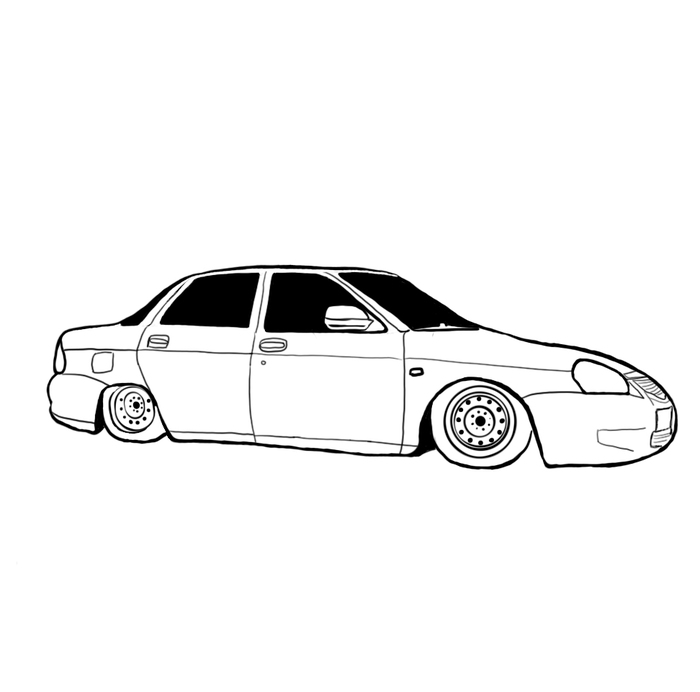
#> input picture reels/perekupy/kit/img/priora/source_lineart.jpg, 700 x 692 px; the run also reads 1 picture not shown here
$ python recolor.py
#> lines starting #> are read from the running program, lines starting #| are printed output that depends on the picture; after the words box and inside, x2 and y2 are one past the last pixel; in counts of white or black regions, pixels touching at a corner belong together
# python recolor.py — линейный рисунок Приоры (source_lineart.jpg, присланный владельцем) → цветные PNG с прозрачным фоном:
# black (пацанская: чёрный глянец, тонировка, наклейка на стекле задней двери), white, yellow (такси), patch (собрана из трёх).
from PIL import Image, ImageFilter
import numpy as np
from scipy import ndimage as nd

S = 2                                   # рисуем в 2× — линии глаже
src = Image.open("source_lineart.jpg").convert("L").resize((700 * S, 692 * S), Image.LANCZOS)
a = np.array(src)
line = a < 150
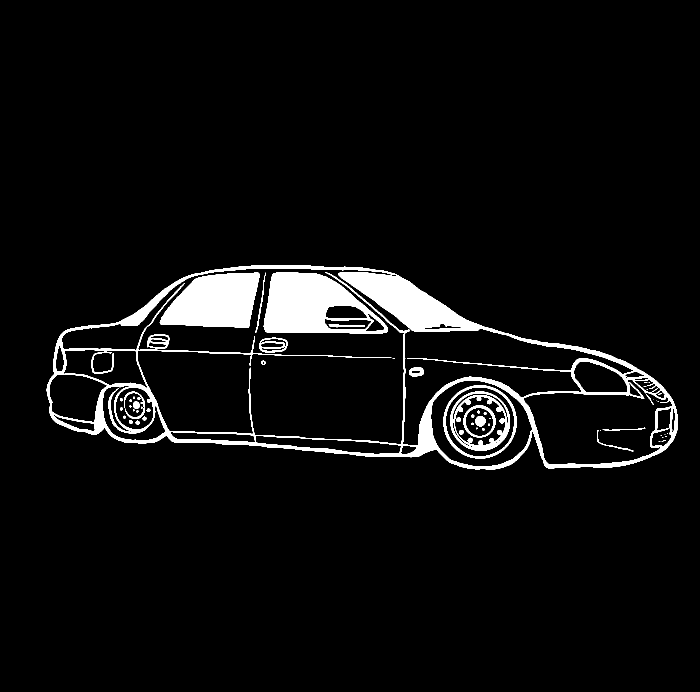
#> line: shape (1384, 1400) bool (shown at 1/2 size); 5.2% white; 61 white regions (26 under 20 px), largest, box (x1, y1, x2, y2) and area: (93, 530, 1356, 940) 53974, (527, 545, 776, 668) 18527, (319, 545, 520, 656) 16339
lab, n = nd.label(~line)
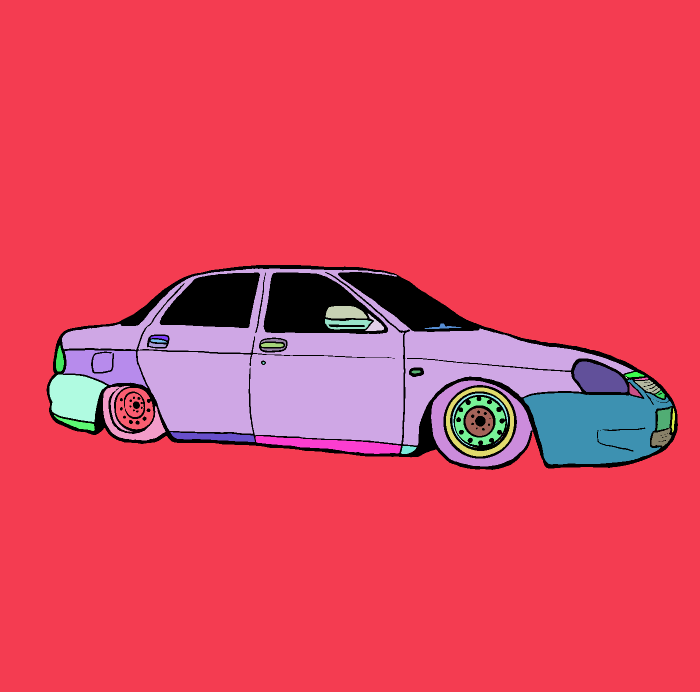
#> lab: shape (1384, 1400) int32 (shown at 1/2 size); 58 distinct labels, from 0 to 57; one colour per label, 0 black
#> n = 57
bg = lab == lab[0, 0]
#> bg: shape (1384, 1400) bool; 81.5% white; 1 black region, box (x1, y1, x2, y2) and area: (93, 530, 1356, 940) 358226
car = ~bg
# толстые тёмные массивы — стёкла, тонкие — линии кузова
core = nd.distance_transform_edt(line) > 3.2 * S / 2
#> core: shape (1384, 1400) bool; 2.6% white; 160 white regions (125 under 20 px), largest, box (x1, y1, x2, y2) and area: (530, 548, 761, 665) 15201, (323, 548, 517, 653) 14731, (680, 547, 961, 660) 12327
glass = nd.binary_dilation(core, iterations=3 * S) & line
#> glass: shape (1384, 1400) bool; 3.8% white; 56 white regions (1 under 20 px), largest, box (x1, y1, x2, y2) and area: (527, 545, 766, 668) 17710, (319, 545, 520, 656) 16339, (676, 544, 967, 663) 14402
thin = line & ~glass
#> thin: shape (1384, 1400) bool; 1.3% white; 121 white regions (39 under 20 px), largest, box (x1, y1, x2, y2) and area: (342, 544, 832, 904) 3204, (130, 566, 783, 773) 2444, (887, 770, 1034, 917) 2141
outer = thin & nd.binary_dilation(bg, iterations=2)
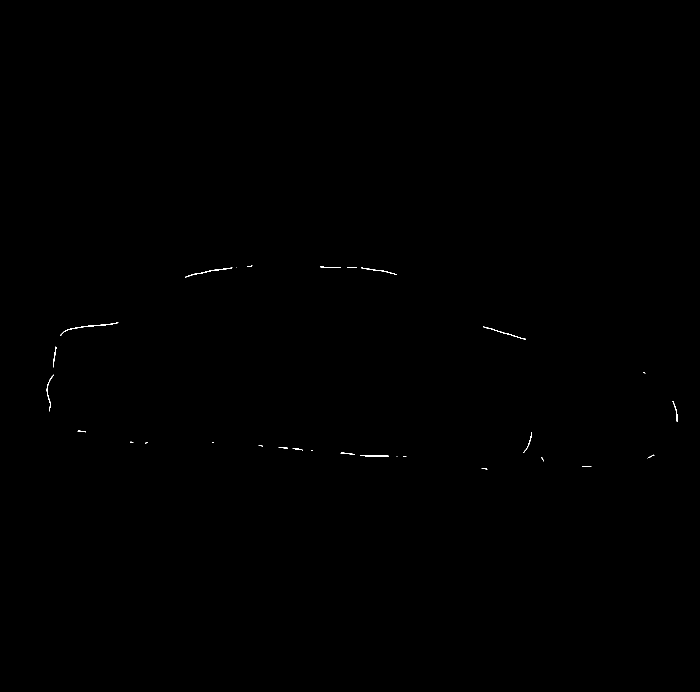
#> outer: shape (1384, 1400) bool (shown at 1/2 size); 0.09% white in thin lines or dots, all inside (x1, y1, x2, y2) = (93, 531, 1355, 939)
cms = nd.center_of_mass(np.ones_like(lab), lab, range(1, n + 1))
#> cms = 57 pairs, first value 625 to 899, second value 119.2 to 1346.2
sizes = nd.sum(np.ones_like(lab), lab, range(1, n + 1))
#> sizes = 57 values, max 1579374 at index 0, min 1 at index 37, mean 32231.3
def regions_near(cx, cy, r):
    return [i + 1 for i in range(n) if sizes[i] > 30 and (cms[i][1] / S - cx) ** 2 + (cms[i][0] / S - cy) ** 2 < r * r and i + 1 != lab[0, 0]]
def pick(cx, cy):
    return lab[int(cy * S), int(cx * S)]
wheels = {}
for cx, cy, r in ((478, 425, 46), (130, 412, 40)):
    rs = sorted(regions_near(cx, cy, r), key=lambda i: -sizes[i - 1])
    wheels[(cx, cy)] = rs
#> this loop made 2 passes
#> rs on passes 1 to 2: [23, 26, 30, 32, 29], [25, 27]
#> after the loop, wheels = {(478, 425): [23, 26, 30, 32, 29], (130, 412): [25, 27]}
headlight, indicator, rear_light = pick(598, 378), pick(648, 386), pick(59, 360)
#> headlight = 14; indicator = 22; rear_light = 12
fog = [pick(663, 419), pick(660, 437)]
#> fog = [31, 36]
front_panel = pick(594, 426)
#> front_panel = 21
body_main = pick(320, 371)
#> body_main = 2

def hexrgb(h):
    h = h.lstrip("#"); return tuple(int(h[i:i + 2], 16) for i in (0, 2, 4))

def render(name, body, panel_line, rim, sticker=False, patch=False, taxi=False):
#> called with name = 'black', body = '#16181d', panel_line = '#4b5361', rim = '#2c2f36', sticker = True, patch = False, taxi = False
    img = np.zeros((*a.shape, 4), np.uint8)
    def put(mask, color, alpha=255):
        img[mask] = (*hexrgb(color), alpha)
    put(car, body)
    if patch:
        yy, xx = np.mgrid[0:a.shape[0], 0:a.shape[1]]
        put((lab == body_main) & (xx > 258 * S) & (xx < 398 * S), "#c0392b")
        put(lab == front_panel, "#2f5d9c")
    for (cx, cy), rs in wheels.items():
        if rs:
            put(lab == rs[0], "#121316")
            for r in rs[1:]:
                put(lab == r, rim)
#> this loop made 2 passes
#> (cx, cy, rs) on passes 1 to 2: (478, 425, [23, 26, 30, 32, 29]), (130, 412, [25, 27])
    put(lab == headlight, "#eef5fb"); put(lab == indicator, "#ffb703"); put(lab == rear_light, "#d62828")
#> in put (call 10), `img[mask] = (*hexrgb(color), alpha)`: img: shape (1384, 1400, 4); mean of channels 0, 1, 2, 3 4.8, 5.2, 6, 47.1
#> in put (call 11), `img[mask] = (*hexrgb(color), alpha)`: img: shape (1384, 1400, 4); mean of channels 0, 1, 2, 3 4.9, 5.2, 6, 47.1
    for f in fog:
        put(lab == f, "#0e0f11")
#> this loop made 2 passes
#> f on passes 1 to 2: 31, 36
    put(glass, "#06070a")
#> in put (call 14), `img[mask] = (*hexrgb(color), alpha)`: img: shape (1384, 1400, 4); mean of channels 0, 1, 2, 3 4.2, 4.5, 5.3, 47.1
    put(thin, panel_line); put(outer, "#000000")
    out = Image.fromarray(img)
    # блик на стёклах
    ref = Image.new("RGBA", out.size, (0, 0, 0, 0))
#> ref: PIL image 1400x1384 RGBA; every value is 0
    from PIL import ImageDraw
    d = ImageDraw.Draw(ref)
    for x0 in (180, 300, 400):
        d.polygon([(x0 * S, 270 * S), ((x0 + 22) * S, 270 * S), ((x0 - 26) * S, 330 * S), ((x0 - 48) * S, 330 * S)], fill=(255, 255, 255, 38))
    rm = Image.fromarray((glass * 255).astype(np.uint8))
    out = Image.composite(Image.alpha_composite(out, ref), out, rm)
    if body == "#16181d":                                   # блики на чёрном глянце
        sh = Image.new("RGBA", out.size, (0, 0, 0, 0)); d = ImageDraw.Draw(sh)
        d.line([(150 * S, 352 * S), (560 * S, 350 * S)], fill=(255, 255, 255, 60), width=4 * S)
        d.line([(170 * S, 405 * S), (420 * S, 412 * S)], fill=(255, 255, 255, 30), width=3 * S)
        bodym = Image.fromarray(((car & ~line) * 255).astype(np.uint8))
#> bodym: PIL image 1400x1384 L; 13.3% white; 42 white regions (7 under 20 px), largest, box (x1, y1, x2, y2) and area: (124, 537, 1267, 891) 159325, (1047, 759, 1345, 929) 32160, (862, 761, 1065, 933) 9978
        out = Image.composite(Image.alpha_composite(out, sh), out, bodym)
    if taxi:                                                # шашки на крыше и полоса по борту
        d = ImageDraw.Draw(out)
        d.rounded_rectangle([272 * S, 240 * S, 336 * S, 264 * S], radius=4 * S, fill=hexrgb("#ffd23f") + (255,), outline=(0, 0, 0, 255), width=3 * S)
        for i in range(8):
            for j in range(2):
                if (i + j) % 2:
                    d.rectangle([(275 + i * 7.5) * S, (243 + j * 10) * S, (282 + i * 7.5) * S, (252 + j * 10) * S], fill=(21, 21, 21, 255))
        for i in range(22):
            x = (150 + i * 17) * S; y0 = (392 + (i % 2) * 6 + i * 0.35) * S
            d.rectangle([x, y0, x + 7 * S, y0 + 6 * S], fill=(21, 21, 21, 255))
    if sticker:
        st = Image.open("../sticker.png").convert("RGBA")
        w = 46 * S; st = st.resize((w, int(w * st.height / st.width)), Image.LANCZOS)
        out.alpha_composite(st, (int(193 * S), int(276 * S)))
    out = out.crop(out.getbbox())
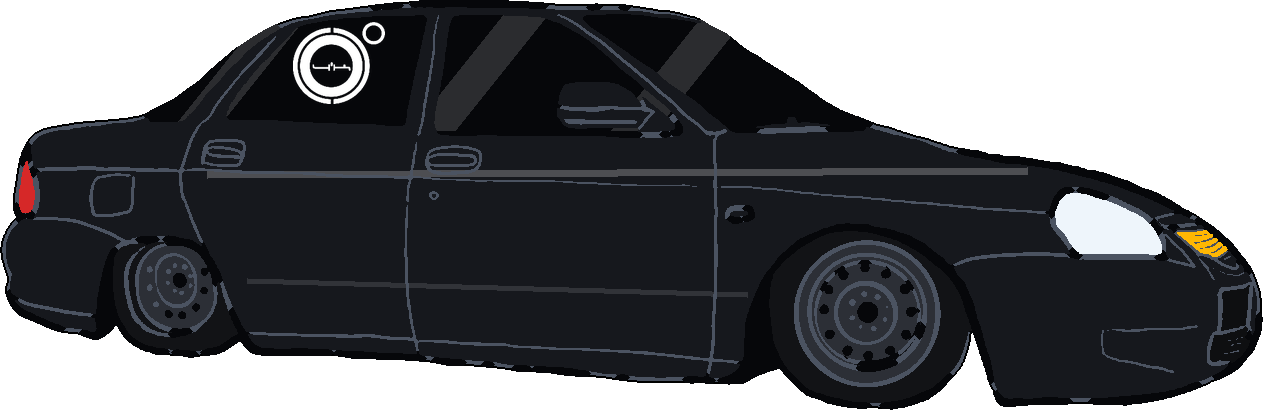
#> out: PIL image 1263x410 RGBA; mean R, G, B, A 21, 22.2, 25.5, 176.4; transparent parts drawn white
    out.save(f"priora_{name}.png")
    print(name, out.size)
#| black (1263, 410)

render("black", "#16181d", "#4b5361", "#2c2f36", sticker=True)
render("white", "#eef0f3", "#151515", "#b8bec6")
#> the loop in render (call 2), `for (cx, cy), rs in wheels.items():` made 2 passes
#> (cx, cy, rs) on passes 1 to 2: (478, 425, [23, 26, 30, 32, 29]), (130, 412, [25, 27])
#> in put (call 25), `img[mask] = (*hexrgb(color), alpha)`:
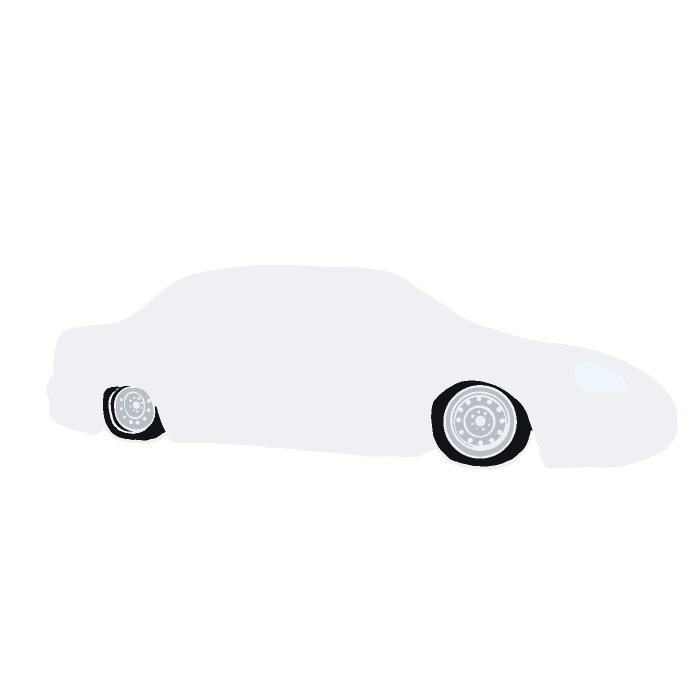
#> img: shape (1384, 1400, 4) (shown at 1/2 size); mean of channels 0, 1, 2, 3 42, 42.4, 43, 47.1; transparent parts drawn white
#> in put (call 26), `img[mask] = (*hexrgb(color), alpha)`: img: shape (1384, 1400, 4); 0.03% of pixels changed, all inside (x1, y1, x2, y2) = (1270, 760, 1321, 787)
#> in put (call 27), `img[mask] = (*hexrgb(color), alpha)`: img: shape (1384, 1400, 4); mean of channels 0, 1, 2, 3 42, 42.4, 42.9, 47.1
#> the loop in render (call 2), `for f in fog:` made 2 passes
#> in put (call 32), `img[mask] = (*hexrgb(color), alpha)`: img: shape (1384, 1400, 4); mean of channels 0, 1, 2, 3 30, 30.2, 30.7, 47.1
#| white (1263, 410)
render("yellow", "#ffd23f", "#151515", "#b8bec6", taxi=True)
#> call 3 of render, with name = 'yellow', body = '#ffd23f', panel_line = '#151515', rim = '#b8bec6', sticker = False, patch = False, taxi = True
#> the loop in render (call 3), `for (cx, cy), rs in wheels.items():` made 2 passes
#> the loop in render (call 3), `for f in fog:` made 2 passes
#> in render (call 3), `out = out.crop(out.getbbox())`:
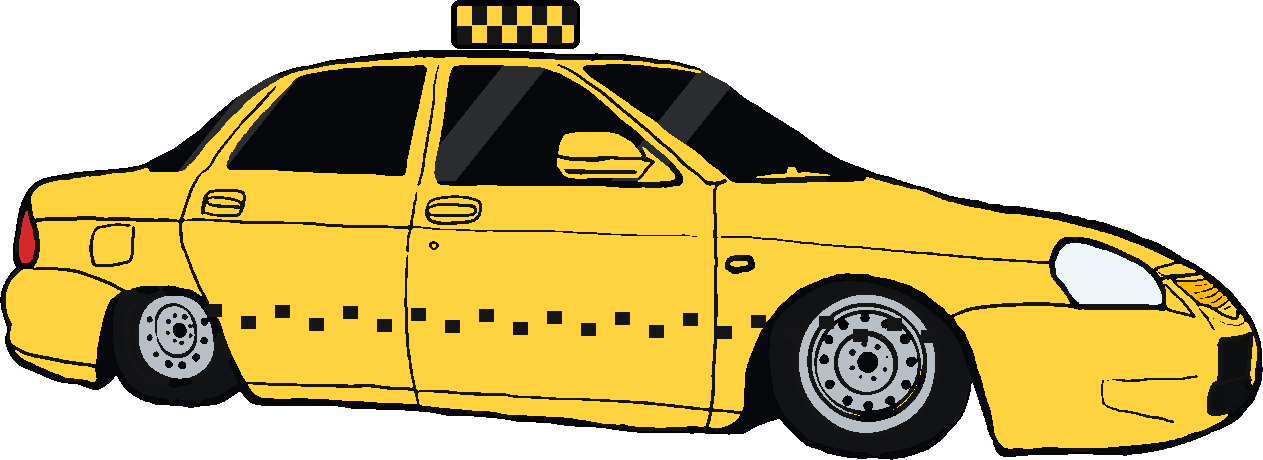
#> out: PIL image 1263x460 RGBA; mean R, G, B, A 106.7, 89.6, 34.1, 160; transparent parts drawn white
#| yellow (1263, 460)
render("patch", "#eef0f3", "#151515", "#b8bec6", patch=True)
#> call 4 of render, with name = 'patch', body = '#eef0f3', panel_line = '#151515', rim = '#b8bec6', sticker = False, patch = True, taxi = False
#> the loop in render (call 4), `for (cx, cy), rs in wheels.items():` made 2 passes
#> the loop in render (call 4), `for f in fog:` made 2 passes
#> in render (call 4), `out = out.crop(out.getbbox())`:
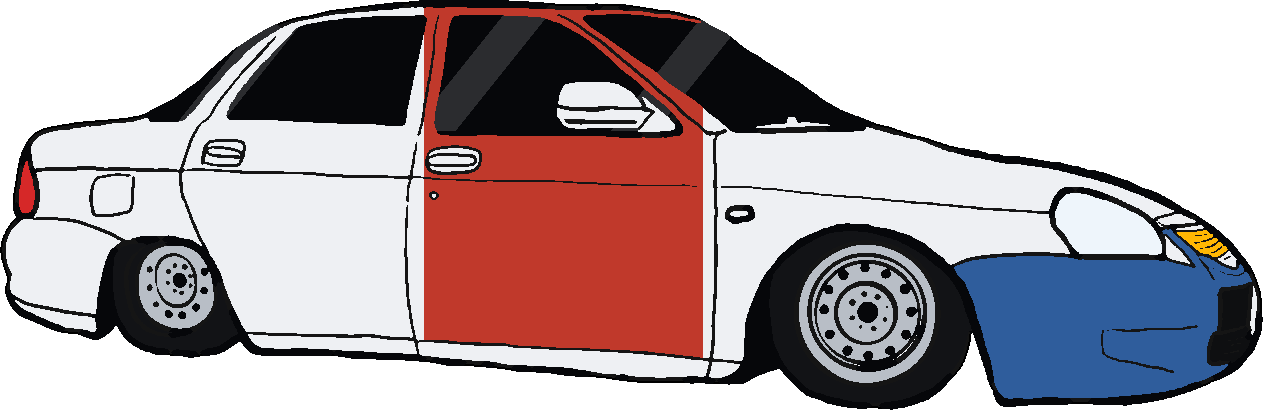
#> out: PIL image 1263x410 RGBA; mean R, G, B, A 95.3, 82.2, 85.7, 176.4; transparent parts drawn white
#| patch (1263, 410)
